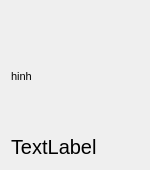
<?xml version="1.0" encoding="UTF-8"?>
<ui version="4.0">
 <class>Form</class>
 <widget class="QWidget" name="Form">
  <property name="geometry">
   <rect>
    <x>0</x>
    <y>0</y>
    <width>150</width>
    <height>170</height>
   </rect>
  </property>
  <property name="sizePolicy">
   <sizepolicy hsizetype="Fixed" vsizetype="Fixed">
    <horstretch>0</horstretch>
    <verstretch>0</verstretch>
   </sizepolicy>
  </property>
  <property name="minimumSize">
   <size>
    <width>150</width>
    <height>170</height>
   </size>
  </property>
  <property name="maximumSize">
   <size>
    <width>150</width>
    <height>170</height>
   </size>
  </property>
  <property name="windowTitle">
   <string>Form</string>
  </property>
  <layout class="QVBoxLayout" name="verticalLayout">
   <item>
    <widget class="QLabel" name="item_img">
     <property name="sizePolicy">
      <sizepolicy hsizetype="Fixed" vsizetype="Fixed">
       <horstretch>0</horstretch>
       <verstretch>0</verstretch>
      </sizepolicy>
     </property>
     <property name="minimumSize">
      <size>
       <width>130</width>
       <height>130</height>
      </size>
     </property>
     <property name="maximumSize">
      <size>
       <width>130</width>
       <height>130</height>
      </size>
     </property>
     <property name="font">
      <font>
       <pointsize>8</pointsize>
      </font>
     </property>
     <property name="text">
      <string>hinh</string>
     </property>
    </widget>
   </item>
   <item>
    <widget class="QLabel" name="item_name">
     <property name="font">
      <font>
       <pointsize>15</pointsize>
      </font>
     </property>
     <property name="text">
      <string>TextLabel</string>
     </property>
    </widget>
   </item>
  </layout>
 </widget>
 <resources/>
 <connections/>
</ui>
